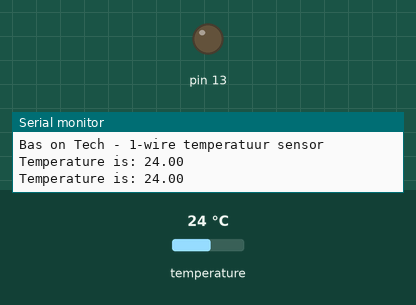
This sketch was run on a simulated Arduino Uno, built with avr-gcc and run on an emulated ATmega328P. Parts: output pins drawn as LEDs (lit = HIGH), the last lines printed to the serial monitor. The test bench sets the inputs (shaded band); at power-on: temperature 24 °C.

Above: at 3.3 s.
3.4 s: temperature set to 24.5 °C
At 5.1 s:
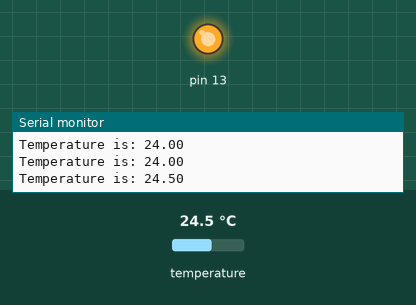
5.9 s: temperature set to 12 °C
At 6.4 s:
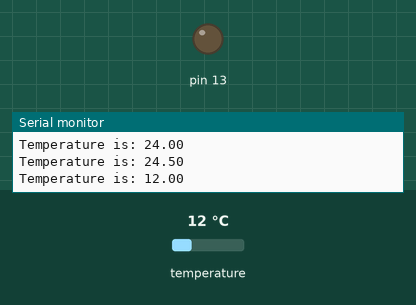
8.4 s: temperature set to 28 °C
At 10.1 s:
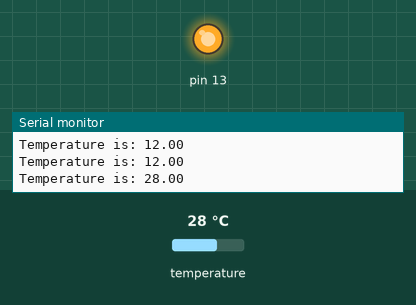
Timing chart, 0 to 11.6 s (numbered marks = the images above; inputs shaded):
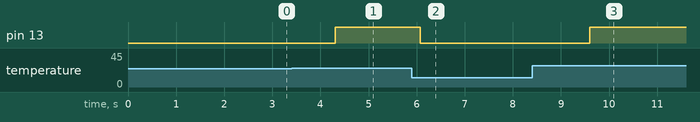

The sketch:

proiect.ino
```cpp
// (licence header left out)
// Import the libraries for the 1-wire DS18B20 temperature sensor
#include <OneWire.h>
#include <DallasTemperature.h>

int led_red = 6;
int led_blue = 4;

float temp = 0.0;                       // variable to store the measured temperaturevariabele (float = floating point number)
int oneWireBus = 12;                    // 1-wire pin
OneWire oneWire(oneWireBus);            // 1-wire instance on the oneWireBus pin
DallasTemperature sensors(&oneWire);    // give the OneWire instance as parameter to the DallasTemperature library

void setup(void) {

    pinMode(LED_BUILTIN, OUTPUT);         // Initilise the LED_BUILTIN pin as output
    digitalWrite(LED_BUILTIN, LOW);       // Make sure the LED is turned off (LOW) when the program starts

    Serial.begin(9600);                   // initialize the serial monitor
    Serial.println("Bas on Tech - 1-wire temperatuur sensor"); // print message to serial monitor
    sensors.begin();                      // start with reading the sensor
}

void loop(void) {
    sensors.requestTemperatures();          // read the temperature of all 1-wire sensors connected to the 1-wire bus
    temp = sensors.getTempCByIndex(0);      // get the temperature of the first sensors in Celcius (lists start with 0 not 1)
    // temp = sensors.getTempFByIndex(0);   // get the temperature of the first sensors in Fahrenheit (lists start with 0 not 1)
    Serial.print("Temperature is: ");       // print message without a newline
    Serial.println(temp);                   // print the temperature with a newline

    if (temp > 24) {                        // check if the temperature is higher than 21 degrees Celcius (make it 70 for Fahrenheit)
        digitalWrite(LED_BUILTIN, HIGH);    // is so, turn the LED on
        digitalWrite(led_red, HIGH);
        digitalWrite(led_blue, LOW);

    } else {
        digitalWrite(LED_BUILTIN, LOW);
        // if not, turn the LED off
        digitalWrite(led_blue, HIGH);
        digitalWrite(led_red, LOW);

    }

    delay(1000);                            // pause 1000ms / 1 second
}
```

Measured:
- the behaviour switches between 24 and 24.1 °C on temperature (found by bisection; images 0 and 1)
- after the input at 3.4 s, pin 13: LOW → HIGH after 0.91 s
- after the input at 5.9 s, pin 13: HIGH → LOW after 0.17 s
- after the input at 8.4 s, pin 13: LOW → HIGH after 1.2 s
